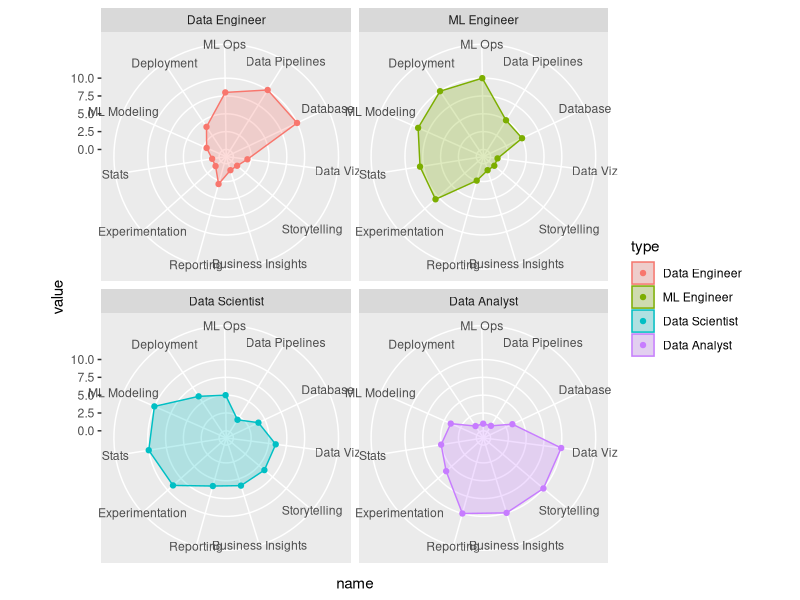
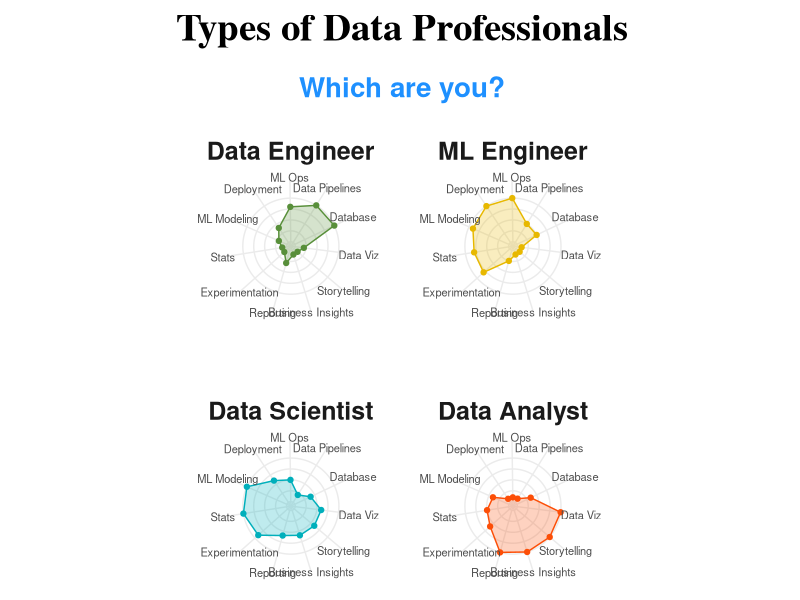

Reproduce these figures in R, in order.
# BUSINESS SCIENCE R TIPS ----
# R-TIP 067 | Types of data professionals visualization (radar plot) ----
#
# 👉 For Weekly R-Tips, Sign Up Here:
#    https://learn.business-science.io/r-tips-newsletter

# LIBRARIES & DATA----

library(tidyverse)
library(readxl)

types_of_data_professionals_tbl <- read_excel("067_types_of_data_professionals/data/types_of_data_professionals.xlsx")
types_of_data_professionals_tbl

# 1.0 DATA PREPARATION ----
data_prep_tbl <- types_of_data_professionals_tbl %>%
    rename(type = 1) %>%
    pivot_longer(
        cols = -type
    ) %>%
    mutate(
        type = as_factor(type),
        name = as_factor(name)
    )

data_prep_tbl

# 2.0 BASIC RADAR PLOT ----

# The trick
coord_radar <- function (theta = "x", start = 0, direction = 1, clip = "on") {
    theta <- match.arg(theta, c("x", "y"))
    r <- if (theta == "x") "y" else "x"
    ggproto("CordRadar", CoordPolar, theta = theta, r = r, start = start,
            direction = sign(direction), clip = clip,
            is_linear = function(coord) TRUE)
}


basic_radar_plot <- data_prep_tbl %>%
    ggplot(aes(name, value, group = type)) +
    geom_polygon(aes(fill = type, color = type), alpha = 0.25) +
    geom_point(aes(color = type)) +
    scale_y_continuous(limits = c(-1, 13), breaks = c(0, 2.5, 5, 7.5, 10)) +
    coord_radar(start = -0.3, clip = "off") +
    facet_wrap(~ type)

basic_radar_plot

# 3.0 DRESS UP THE RADAR PLOT ----
basic_radar_plot  +
    theme_minimal() +
    scale_fill_manual(values = c("#588f3a", "#E7B800", "#00AFBB", "#FC4E07")) +
    scale_color_manual(values = c("#588f3a", "#E7B800", "#00AFBB", "#FC4E07")) +
    labs(
        title = "Types of Data Professionals",
        subtitle = "Which are you?",
        legend = NULL,
        x = NULL,
        y = NULL
    ) +
    theme(
        plot.title = element_text(
            hjust = 0.5,
            margin = margin(t = 5, b = 20),
            size = 28,
            face = "bold",
            family = "serif"
        ),
        plot.subtitle = element_text(
            color = "dodgerblue",
            hjust = 0.5,
            margin = margin(t = 0, b = 20),
            size = 20,
            face = "bold",

        ),
        strip.text = element_text(
            size = 18,
            face = "bold",
            margin = margin(t = 5, b = 5)
        ),
        legend.position = "none",
        axis.text.y = element_blank(),
        axis.text.x = element_text(
            vjust = -1,
            size = 8
        ),
        panel.spacing = unit(50, "points"),
        panel.grid.minor = element_blank(),
        panel.grid.major.y = element_line(colour = c(rep("#ebebeb", 5), NA))
    )


# 4.0 LEARNING MORE ----
# - Do you want to become the data science expert for your organization?
# - HERE'S HOW: 10 SECRETS TO BECOMING A 6-FIGURE DATA SCIENTIST
#   https://learn.business-science.io/free-rtrack-masterclass


